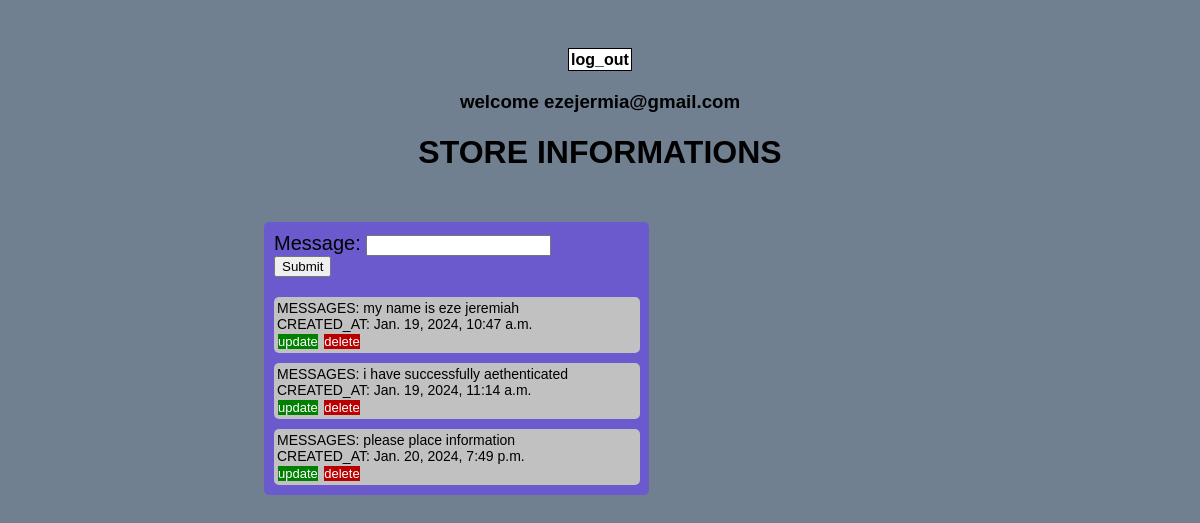
The app's page / (signed in) with its own data.
### myapp/models.py (models this page shows, shortened)
class Post(models.Model):
    message = models.CharField(max_length=1000)
    create_at = models.DateTimeField(auto_now_add=True, null=True, blank=True)

### myapp/views.py (the view)
# urls.py: path('', views.index, name='index'),
def index(request):
    posts = Post.objects.all()
    myform = Postform()
    if request.method == 'POST':
        myform = Postform(request.POST)
        if myform.is_valid:
            myform.save()
        return redirect('/')
    context = {'posts': posts, 'myform': myform}
    return render(request, 'index.html', context)

### myapp/forms.py
class Postform(forms.ModelForm):
    class Meta:
        model = Post
        fields = '__all__'

### index.html (shortened to what this page needs)
{% load static %}
<link rel="stylesheet" type="text/css" href="{% static 'style.css' %}">
<div class="header">
    {% if user.is_authenticated %}
    <h4><a href="findex">log_out</a></h4>
    <h3>welcome {{user.username}}</h3>
    <h1>STORE INFORMATIONS</h1>
    {% else %}
    <h1>STORE INFORMATIONS</h1>
    {% endif %}
</div>
<div class="app-row">
  <div class="app">
    <div class="form">
        <form method="POST">
            <p1>{{myform}}</p1>
            <p1><input type="submit"></p1>
        </form>
    </div>
    {% for pos in posts %}
    <div class="myapp">
        <div class="myapp-row">
            <p1>MESSAGES: {{pos.message}}</p1><br>
            <p1>CREATED_AT: {{pos.create_at}}</p1><br>
            <span><a class="hh1" href="update/{{pos.pk}}">update</a></span>
            <span><a class="pp1" href="delete/{{pos.pk}}">delete</a></span>
        </div>
    </div>
    {% endfor %}
  </div>
</div>

### static/style.css (style rules this page uses)
h1 { font-style: initial, }
.header { min-height: 4em; padding-top: 30px; justify-content: center; text-align: center; }
.app-row { padding-top: 30px; padding-left: 36%; }
.myapp-row { background-color: #c1c1c1; border-radius: 5px; max-width: 360px; padding: 3px; }
.form { padding-top: 10px; font-size: 20px; }
.app { background-color: slateblue; min-height: 3em; max-width: 375px; padding-left: 10px; border-radius: 5px; }
.myapp { padding-bottom: 10px; }
@media screen and (max-width: 1200px) { .app-row { padding-left: 22%; } }
.myapp-row span { text-decoration: none; min-height: 3em; font-size: 13px; padding: 1px; }
.myapp-row span a { text-decoration: none; color: white; }
.myapp-row span .hh1 { background-color: green; }
.myapp-row span .pp1 { background-color: rgb(185, 0, 0); }
.myapp p1 { font-size: 14px; }
.header a { text-decoration: none; border: 0.5px solid; color: black; background-color: white; padding: 2px; }

### records on screen
Post: message "my name is eze jeremiah", create_at "Jan. 19, 2024, 10:47 a.m."
Post: message "i have successfully aethenticated", create_at "Jan. 19, 2024, 11:14 a.m."
Post: message "please place information", create_at "Jan. 20, 2024, 7:49 p.m."

### other values on screen
{{ user.username }} "ezejermia@gmail.com"
